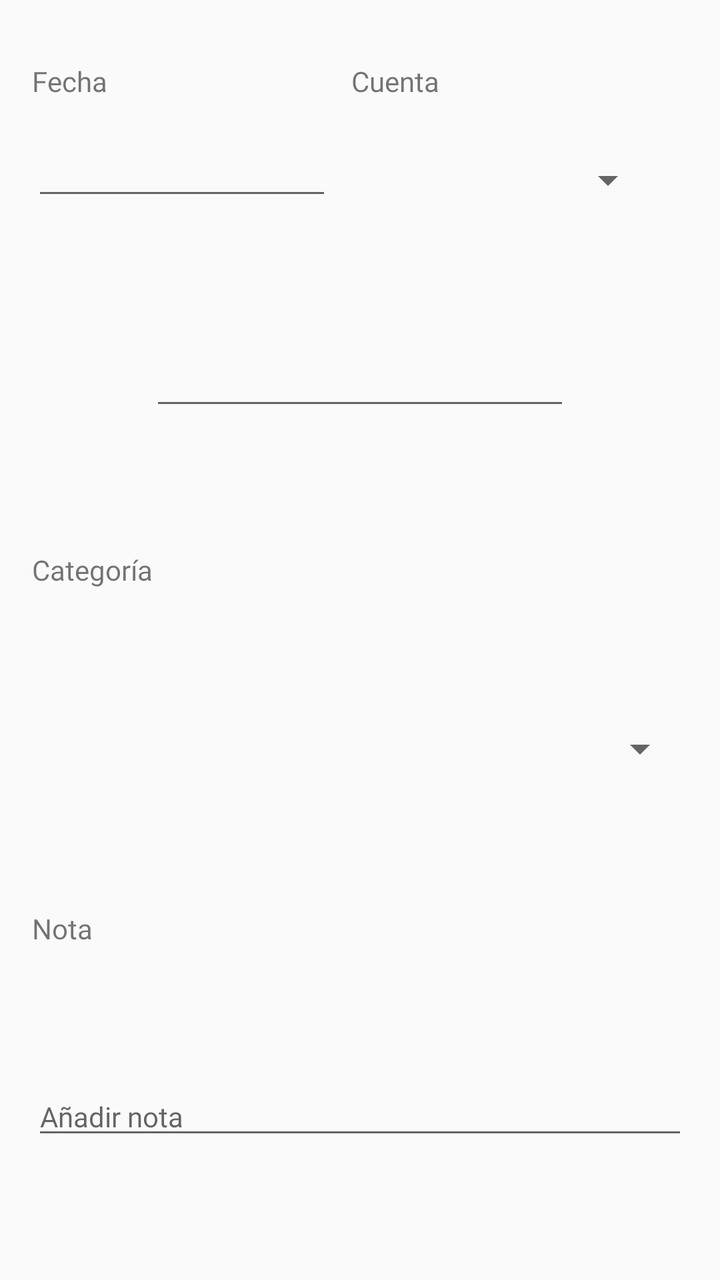
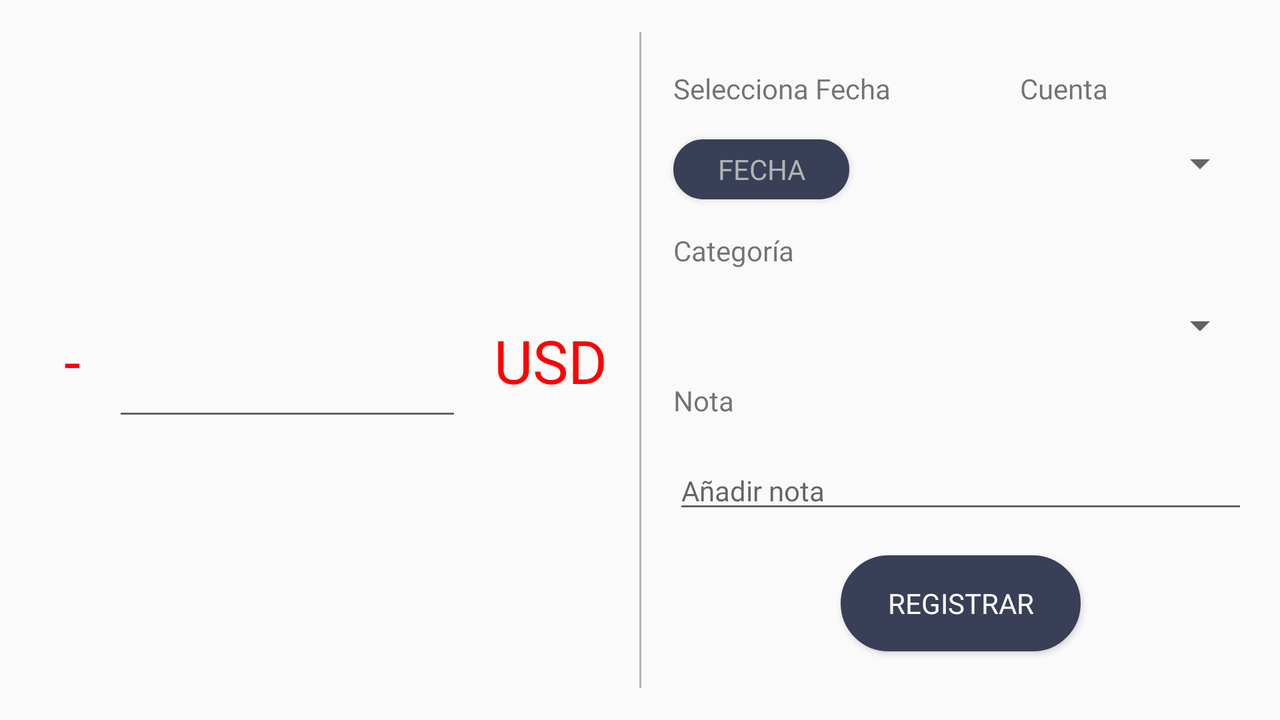

One screen, two layout resources from the same app: the default and the repository's alternative for another configuration. Each is rendered where Android would select it; the XML of both is given below.
<!-- AndroidManifest.xml: application theme AppTheme -->
<!-- res/layout/fragment_egress_money.xml -->
<?xml version="1.0" encoding="utf-8"?>
<androidx.constraintlayout.widget.ConstraintLayout xmlns:android="http://schemas.android.com/apk/res/android"
    xmlns:app="http://schemas.android.com/apk/res-auto"
    xmlns:tools="http://schemas.android.com/tools"
    android:layout_width="match_parent"
    android:layout_height="match_parent"
    tools:context=".views.ui.fragments.operations.EgressMoneyFragment">


    <EditText
        android:id="@+id/editText"
        android:layout_width="150dp"
        android:layout_height="39dp"
        android:layout_marginStart="@dimen/fab_margin"
        android:layout_marginTop="@dimen/fab_margin"
        android:ems="10"
        android:inputType="date"
        app:layout_constraintStart_toStartOf="parent"
        app:layout_constraintTop_toBottomOf="@+id/textView5" />

    <Spinner
        android:id="@+id/spinner_accounts"
        android:layout_width="0dp"
        android:layout_height="wrap_content"
        android:layout_marginStart="32dp"
        android:layout_marginTop="28dp"
        android:layout_marginEnd="32dp"
        app:layout_constraintEnd_toEndOf="parent"
        app:layout_constraintHorizontal_bias="0.482"
        app:layout_constraintStart_toEndOf="@+id/editText"
        app:layout_constraintTop_toBottomOf="@+id/textView6" />

    <EditText
        android:id="@+id/editText2"
        android:layout_width="wrap_content"
        android:layout_height="45dp"
        android:layout_marginTop="60dp"
        android:ems="10"
        android:inputType="numberDecimal"
        app:layout_constraintEnd_toEndOf="parent"
        app:layout_constraintStart_toStartOf="parent"
        app:layout_constraintTop_toBottomOf="@+id/editText" />

    <TextView
        android:id="@+id/textView3"
        android:layout_width="wrap_content"
        android:layout_height="wrap_content"
        android:layout_marginStart="@dimen/fab_margin"
        android:fontFamily="@font/quicksand_bold"
        android:text="@string/category_text"
        app:layout_constraintBottom_toTopOf="@+id/spinnerCategories"
        app:layout_constraintEnd_toEndOf="parent"
        app:layout_constraintHorizontal_bias="0.0"
        app:layout_constraintStart_toStartOf="parent"
        app:layout_constraintTop_toBottomOf="@+id/editText2" />

    <Spinner
        android:id="@+id/spinnerCategories"
        android:layout_width="0dp"
        android:layout_height="30dp"
        android:layout_marginStart="@dimen/fab_margin"
        android:layout_marginEnd="@dimen/fab_margin"
        app:layout_constraintBottom_toTopOf="@+id/textView4"
        app:layout_constraintEnd_toEndOf="parent"
        app:layout_constraintHorizontal_bias="0.0"
        app:layout_constraintStart_toStartOf="parent"
        app:layout_constraintTop_toBottomOf="@+id/textView3" />

    <TextView
        android:id="@+id/textView4"
        android:layout_width="wrap_content"
        android:layout_height="wrap_content"
        android:layout_marginStart="@dimen/fab_margin"
        android:fontFamily="@font/quicksand_bold"
        android:text="@string/description_text"
        app:layout_constraintBottom_toTopOf="@+id/editText3"
        app:layout_constraintEnd_toEndOf="parent"
        app:layout_constraintHorizontal_bias="0.0"
        app:layout_constraintStart_toStartOf="parent"
        app:layout_constraintTop_toBottomOf="@+id/spinnerCategories" />

    <EditText
        android:id="@+id/editText3"
        android:layout_width="0dp"
        android:layout_height="wrap_content"
        android:layout_marginStart="@dimen/fab_margin"
        android:layout_marginEnd="@dimen/fab_margin"
        android:ems="10"
        android:fontFamily="@font/quicksand"
        android:hint="@string/add_note_placeholder"
        android:inputType="textPersonName"
        android:textSize="14sp"
        app:layout_constraintBottom_toBottomOf="parent"
        app:layout_constraintEnd_toEndOf="parent"
        app:layout_constraintHorizontal_bias="0.0"
        app:layout_constraintStart_toStartOf="parent"
        app:layout_constraintTop_toBottomOf="@+id/textView4" />

    <TextView
        android:id="@+id/textView5"
        android:layout_width="wrap_content"
        android:layout_height="wrap_content"
        android:layout_marginStart="@dimen/fab_margin"
        android:fontFamily="@font/quicksand_bold"
        android:text="@string/date_text"
        app:layout_constraintBaseline_toBaselineOf="@+id/textView6"
        app:layout_constraintStart_toStartOf="parent" />

    <TextView
        android:id="@+id/textView6"
        android:layout_width="wrap_content"
        android:layout_height="wrap_content"
        android:layout_marginStart="@dimen/fab_margin"
        android:layout_marginEnd="@dimen/fab_margin"
        android:fontFamily="@font/quicksand_bold"
        android:text="@string/account_text"
        app:layout_constraintBottom_toBottomOf="parent"
        app:layout_constraintEnd_toEndOf="parent"
        app:layout_constraintHorizontal_bias="0.46"
        app:layout_constraintStart_toEndOf="@+id/textView5"
        app:layout_constraintTop_toTopOf="parent"
        app:layout_constraintVertical_bias="0.050000012" />

</androidx.constraintlayout.widget.ConstraintLayout>
<!-- resources referenced by this layout -->
<resources>
  <dimen name="fab_margin">16dp</dimen>
  <string name="account_text">Cuenta</string>
  <string name="add_note_placeholder">Añadir nota</string>
  <string name="category_text">Categoría</string>
  <string name="date_text">Fecha</string>
  <string name="description_text">Nota</string>
  <style name="AppTheme" parent="Theme.AppCompat.Light.NoActionBar">
          
          <item name="colorPrimary">@color/colorPrimary</item>
          <item name="colorPrimaryDark">@color/colorPrimaryDark</item>
      </style>
  <color name="colorPrimary">#494E6B</color>
  <color name="colorPrimaryDark">#192231</color>
</resources>
<!-- res/layout-land/fragment_egress_money.xml (the repository's variant of the layout above) -->
<!-- drawn on the phone turned sideways -->
<?xml version="1.0" encoding="utf-8"?>
<layout xmlns:android="http://schemas.android.com/apk/res/android"
    xmlns:app="http://schemas.android.com/apk/res-auto"
    xmlns:tools="http://schemas.android.com/tools">

    <androidx.constraintlayout.widget.ConstraintLayout
        android:layout_width="match_parent"
        android:layout_height="match_parent">

        <View
            android:id="@+id/view2"
            android:layout_width="1dp"
            android:layout_height="match_parent"
            android:layout_marginTop="16dp"
            android:layout_marginBottom="16dp"
            android:background="@color/colorSubText"
            app:layout_constraintBottom_toBottomOf="parent"
            app:layout_constraintEnd_toEndOf="parent"
            app:layout_constraintStart_toStartOf="parent"
            app:layout_constraintTop_toTopOf="parent" />

        <TextView
            android:id="@+id/minusSymbol"
            android:layout_width="wrap_content"
            android:layout_height="wrap_content"
            android:layout_marginStart="32dp"
            android:text="@string/minus_text"
            android:textColor="@color/colorEgressMoney"
            android:textSize="@dimen/big_text"
            app:layout_constraintBottom_toBottomOf="@+id/inputEgressMoney"
            app:layout_constraintStart_toStartOf="parent"
            app:layout_constraintTop_toTopOf="@+id/inputEgressMoney" />

        <EditText
            android:id="@+id/inputEgressMoney"
            android:layout_width="0dp"
            android:layout_height="wrap_content"
            android:layout_marginStart="16dp"
            android:layout_marginEnd="16dp"
            android:ems="10"
            android:gravity="center"
            android:inputType="numberDecimal"
            android:textAlignment="center"
            android:textColor="@color/colorEgressMoney"
            android:textSize="40sp"
            app:layout_constraintBottom_toBottomOf="parent"
            app:layout_constraintEnd_toStartOf="@+id/usdTextLand"
            app:layout_constraintStart_toEndOf="@+id/minusSymbol"
            app:layout_constraintTop_toTopOf="parent" />

        <TextView
            android:id="@+id/usdTextLand"
            android:layout_width="wrap_content"
            android:layout_height="wrap_content"
            android:layout_marginEnd="16dp"
            android:fontFamily="@font/quicksand_bold"
            android:text="@string/usd_text"
            android:textAllCaps="true"
            android:textColor="@color/colorEgressMoney"
            android:textSize="@dimen/big_text"
            app:layout_constraintBottom_toBottomOf="@+id/inputEgressMoney"
            app:layout_constraintEnd_toStartOf="@+id/view2"
            app:layout_constraintTop_toTopOf="@+id/inputEgressMoney" />

        <ScrollView
            android:layout_width="0dp"
            android:layout_height="wrap_content"
            app:layout_constraintBottom_toBottomOf="parent"
            app:layout_constraintEnd_toEndOf="parent"
            app:layout_constraintStart_toEndOf="@+id/view2"
            app:layout_constraintTop_toTopOf="parent">

            <androidx.constraintlayout.widget.ConstraintLayout
                android:id="@+id/containerLandEgress"
                android:layout_width="match_parent"
                android:layout_height="match_parent">

                <TextView
                    android:id="@+id/textDatePicked"
                    android:layout_width="wrap_content"
                    android:layout_height="wrap_content"
                    android:layout_marginStart="16dp"
                    android:layout_marginTop="16dp"
                    android:fontFamily="@font/quicksand_bold"
                    android:text="@string/datePicker_text"
                    app:layout_constraintStart_toStartOf="parent"
                    app:layout_constraintTop_toTopOf="parent" />

                <Button
                    android:id="@+id/choose_image"
                    android:layout_width="wrap_content"
                    android:layout_height="30dp"
                    android:layout_marginStart="16dp"
                    android:layout_marginTop="16dp"
                    android:background="@drawable/buttons_style"
                    android:fontFamily="@font/quicksand"
                    android:text="@string/date_text"
                    android:textColor="@color/colorSubText"
                    app:layout_constraintStart_toStartOf="parent"
                    app:layout_constraintTop_toBottomOf="@+id/textDatePicked" />

                <TextView
                    android:id="@+id/accountText"
                    android:layout_width="wrap_content"
                    android:layout_height="wrap_content"
                    android:layout_marginTop="16dp"
                    android:fontFamily="@font/quicksand_bold"
                    android:text="@string/account_text"
                    app:layout_constraintEnd_toEndOf="parent"
                    app:layout_constraintHorizontal_bias="0.43"
                    app:layout_constraintStart_toEndOf="@+id/textDatePicked"
                    app:layout_constraintTop_toTopOf="parent" />

                <Spinner
                    android:id="@+id/spinner_accounts"
                    android:layout_width="0dp"
                    android:layout_height="wrap_content"
                    android:layout_marginStart="32dp"
                    android:layout_marginTop="16dp"
                    android:layout_marginEnd="16dp"
                    app:layout_constraintEnd_toEndOf="parent"
                    app:layout_constraintStart_toEndOf="@+id/choose_image"
                    app:layout_constraintTop_toBottomOf="@+id/accountText" />

                <TextView
                    android:id="@+id/categoryText"
                    android:layout_width="wrap_content"
                    android:layout_height="wrap_content"
                    android:layout_marginStart="16dp"
                    android:layout_marginTop="16dp"
                    android:fontFamily="@font/quicksand_bold"
                    android:text="@string/category_text"
                    app:layout_constraintStart_toStartOf="parent"
                    app:layout_constraintTop_toBottomOf="@+id/choose_image" />

                <Spinner
                    android:id="@+id/spinnerEgressCategories"
                    android:layout_width="0dp"
                    android:layout_height="wrap_content"
                    android:layout_marginStart="16dp"
                    android:layout_marginTop="16dp"
                    android:layout_marginEnd="16dp"
                    app:layout_constraintEnd_toEndOf="parent"
                    app:layout_constraintStart_toStartOf="parent"
                    app:layout_constraintTop_toBottomOf="@+id/categoryText" />

                <TextView
                    android:id="@+id/descriptionText"
                    android:layout_width="wrap_content"
                    android:layout_height="wrap_content"
                    android:layout_marginStart="16dp"
                    android:layout_marginTop="16dp"
                    android:fontFamily="@font/quicksand_bold"
                    android:text="@string/description_text"
                    app:layout_constraintStart_toStartOf="parent"
                    app:layout_constraintTop_toBottomOf="@+id/spinnerEgressCategories" />

                <EditText
                    android:id="@+id/inputDescriptionEgress"
                    android:layout_width="0dp"
                    android:layout_height="wrap_content"
                    android:layout_marginStart="16dp"
                    android:layout_marginTop="16dp"
                    android:layout_marginEnd="16dp"
                    android:ems="10"
                    android:fontFamily="@font/quicksand"
                    android:hint="@string/add_note_placeholder"
                    android:inputType="textPersonName"
                    android:textSize="14sp"
                    app:layout_constraintEnd_toEndOf="parent"
                    app:layout_constraintStart_toStartOf="parent"
                    app:layout_constraintTop_toBottomOf="@+id/descriptionText" />

                <Button
                    android:id="@+id/btnAddEgress"
                    android:layout_width="wrap_content"
                    android:layout_height="wrap_content"
                    android:layout_marginTop="16dp"
                    android:layout_marginBottom="16dp"
                    android:background="@drawable/buttons_style"
                    android:fontFamily="@font/quicksand"
                    android:minWidth="120dp"
                    android:padding="@dimen/small_padding"
                    android:text="@string/register_text"
                    android:textColor="@color/colorWhite"
                    app:layout_constraintBottom_toBottomOf="parent"
                    app:layout_constraintEnd_toEndOf="parent"
                    app:layout_constraintStart_toStartOf="parent"
                    app:layout_constraintTop_toBottomOf="@+id/inputDescriptionEgress" />
            </androidx.constraintlayout.widget.ConstraintLayout>


        </ScrollView>


    </androidx.constraintlayout.widget.ConstraintLayout>
</layout>
<!-- resources referenced by the variant -->
<!-- as the phone turned sideways resolves them -->
<resources>
  <color name="colorEgressMoney">#FF0000</color>
  <color name="colorSubText">#B3B3B3</color>
  <color name="colorWhite">#FFFFFF</color>
  <dimen name="big_text">30sp</dimen>
  <!-- drawable buttons_style (drawable) -->
  <?xml version="1.0" encoding="utf-8"?>
  <selector xmlns:android="http://schemas.android.com/apk/res/android">
          <item android:state_pressed="true" >
              <shape android:shape="rectangle"  >
                  <corners android:radius="32dp" />
                  <stroke android:width="1dip" android:color="#393F56" />
                  <gradient android:angle="-90" android:startColor="#393F56" android:endColor="#393F56"  />
              </shape>
          </item>
          <item android:state_focused="true">
              <shape android:shape="rectangle"  >
                  <corners android:radius="32dp" />
                  <stroke android:width="1dip" android:color="#393F56" />
                  <solid android:color="#393F56"/>
              </shape>
          </item>
          <item >
              <shape android:shape="rectangle"  >
                  <corners android:radius="32dp" />
                  <stroke android:width="1dip" android:color="#393F56" />
                  <gradient android:angle="-90" android:startColor="#393F56" android:endColor="#393F56" />
              </shape>
          </item>
  
  </selector>
  <string name="account_text">Cuenta</string>
  <string name="add_note_placeholder">Añadir nota</string>
  <string name="category_text">Categoría</string>
  <string name="datePicker_text">Selecciona Fecha</string>
  <string name="date_text">Fecha</string>
  <string name="description_text">Nota</string>
  <string name="minus_text">-</string>
  <string name="register_text">Registrar</string>
  <string name="usd_text">usd</string>
  <style name="AppTheme" parent="Theme.AppCompat.Light.NoActionBar">
          
          <item name="colorPrimary">@color/colorPrimary</item>
          <item name="colorPrimaryDark">@color/colorPrimaryDark</item>
      </style>
  <color name="colorPrimary">#494E6B</color>
  <color name="colorPrimaryDark">#192231</color>
</resources>
